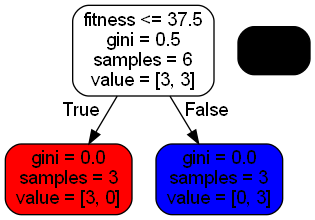

The script that drew this image:
import pydotplus
from sklearn import tree
import collections

x = [[180,15,1],
     [177,40,0],
     [136,35,1],
     [174,65,0],
     [148,20,1],
     [181,70,1]]

y =['approved','disapproved','approved','disapproved','approved','disapproved']

feature_names = ['grade', 'fitness','voice_pitch']
#Training the model

clf =tree.DecisionTreeClassifier()
clf =clf.fit(x,y)

#Visualize the data

dot_data =tree.export_graphviz(clf,feature_names=feature_names,out_file=None,filled=True,rounded=True)

graph = pydotplus.graph_from_dot_data(dot_data)

colors =('red','blue')
edges =collections.defaultdict(list)

for edge in graph.get_edge_list():
    edges[edge.get_source()].append(int(edge.get_destination()))

for edge in edges:
    edges[edge].sort()
    for i in range(2):
        dest =graph.get_node(str(edges[edge][i]))[0]
        dest.set_fillcolor(colors[i])

graph.write_png("Decision Tree.png")
clf.fit(x,y)
predict = clf.predict([[190,66,0]])
print(predict)
